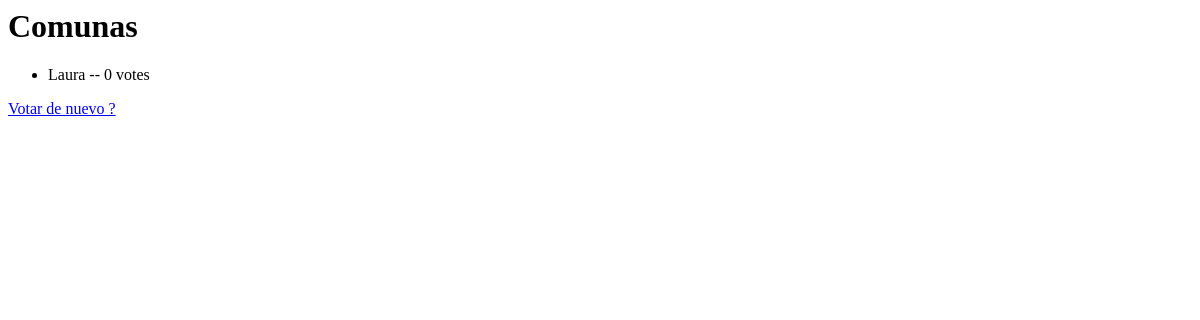
The page /polls/4/results/ on the database as committed earlier.
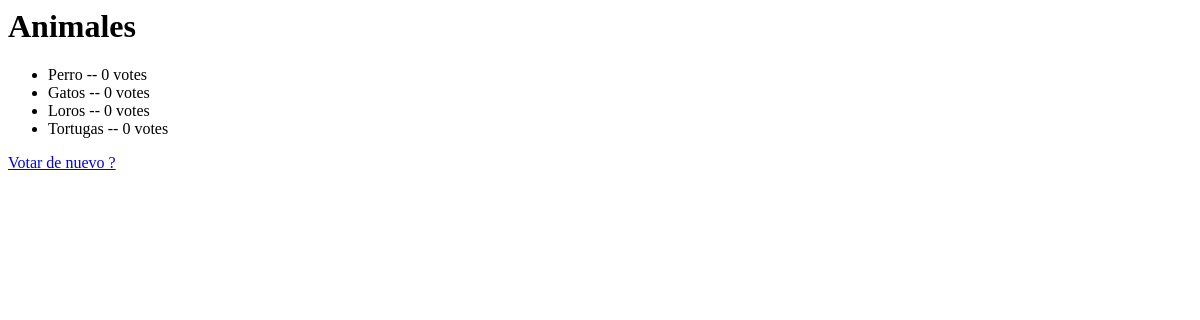
The same page on the database as committed later.
### polls/models.py (models this page shows, shortened)
class Question(models.Model):
    question_text = models.CharField(max_length=200)
    pub_date = models.DateTimeField("fecha publicación")

class Choice(models.Model):
    question = models.ForeignKey(Question, on_delete=models.CASCADE)
    choice_text = models.CharField(max_length=200)
    votes = models.IntegerField(default=0)

### polls/views.py (the view)
# urls.py: path("<int:pk>/results/", views.ResultsView.as_view(), name="results"),
class ResultsView(generic.DetailView):
    model = Question
    template_name = "polls/results.html"

### polls/templates/polls/results.html
<h1>{{ question.question_text }}</h1>
<ul>
	{% for choice in question.choice_set.all %}
	<li>{{ choice.choice_text }} -- {{ choice.votes }} vote{{ choice.votes|pluralize }}</li>
	{% endfor %}
</ul>
<a href="{% url 'polls:detail' question.id %}">Votar de nuevo ?</a>

Rows that differ between the two databases and show on the page:
removed Choice: choice_text "Laura", votes "0"
changed Question: question_text "Comunas" → "Animales"
added Choice: choice_text "Perro", votes "0"
added Choice: choice_text "Gatos", votes "0"
added Choice: choice_text "Loros", votes "0"
added Choice: choice_text "Tortugas", votes "0"
